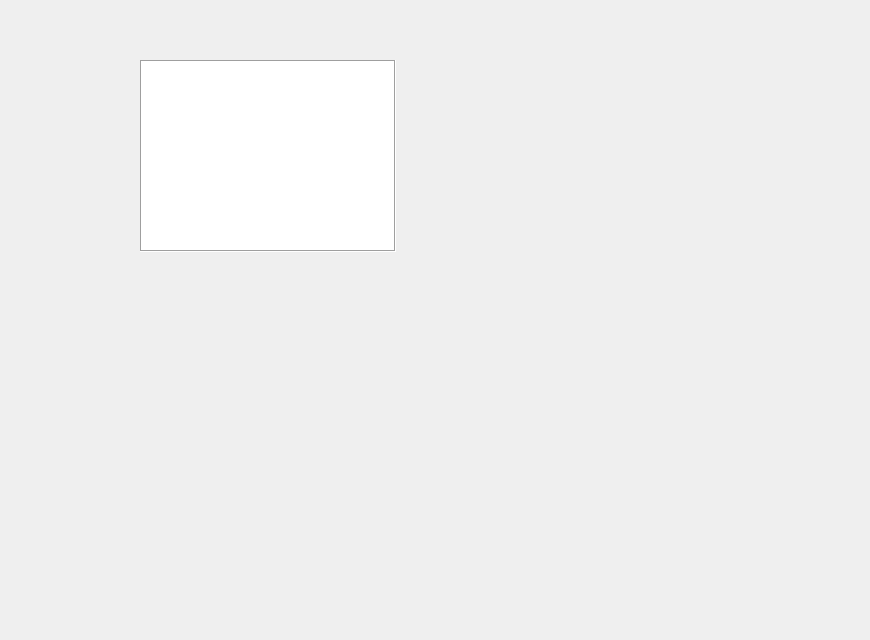
<?xml version="1.0" encoding="UTF-8"?>
<ui version="4.0">
 <class>FilterConfig</class>
 <widget class="QDialog" name="FilterConfig">
  <property name="geometry">
   <rect>
    <x>0</x>
    <y>0</y>
    <width>870</width>
    <height>640</height>
   </rect>
  </property>
  <property name="contextMenuPolicy">
   <enum>Qt::DefaultContextMenu</enum>
  </property>
  <property name="windowTitle">
   <string>Dialog</string>
  </property>
  <widget class="QTreeView" name="treeView">
   <property name="geometry">
    <rect>
     <x>140</x>
     <y>60</y>
     <width>256</width>
     <height>192</height>
    </rect>
   </property>
   <property name="contextMenuPolicy">
    <enum>Qt::CustomContextMenu</enum>
   </property>
   <property name="acceptDrops">
    <bool>false</bool>
   </property>
   <property name="frameShape">
    <enum>QFrame::Box</enum>
   </property>
   <property name="frameShadow">
    <enum>QFrame::Sunken</enum>
   </property>
   <property name="editTriggers">
    <set>QAbstractItemView::AnyKeyPressed|QAbstractItemView::DoubleClicked|QAbstractItemView::EditKeyPressed|QAbstractItemView::SelectedClicked</set>
   </property>
   <property name="tabKeyNavigation">
    <bool>true</bool>
   </property>
   <property name="showDropIndicator" stdset="0">
    <bool>true</bool>
   </property>
   <property name="dragEnabled">
    <bool>true</bool>
   </property>
   <property name="dragDropOverwriteMode">
    <bool>false</bool>
   </property>
   <property name="dragDropMode">
    <enum>QAbstractItemView::InternalMove</enum>
   </property>
   <property name="defaultDropAction">
    <enum>Qt::MoveAction</enum>
   </property>
   <property name="selectionBehavior">
    <enum>QAbstractItemView::SelectRows</enum>
   </property>
   <property name="autoExpandDelay">
    <number>0</number>
   </property>
   <property name="rootIsDecorated">
    <bool>true</bool>
   </property>
   <property name="uniformRowHeights">
    <bool>true</bool>
   </property>
   <property name="itemsExpandable">
    <bool>true</bool>
   </property>
   <property name="sortingEnabled">
    <bool>false</bool>
   </property>
   <property name="animated">
    <bool>true</bool>
   </property>
   <property name="allColumnsShowFocus">
    <bool>false</bool>
   </property>
   <attribute name="headerCascadingSectionResizes">
    <bool>true</bool>
   </attribute>
   <attribute name="headerHighlightSections">
    <bool>true</bool>
   </attribute>
  </widget>
 </widget>
 <resources/>
 <connections/>
</ui>
